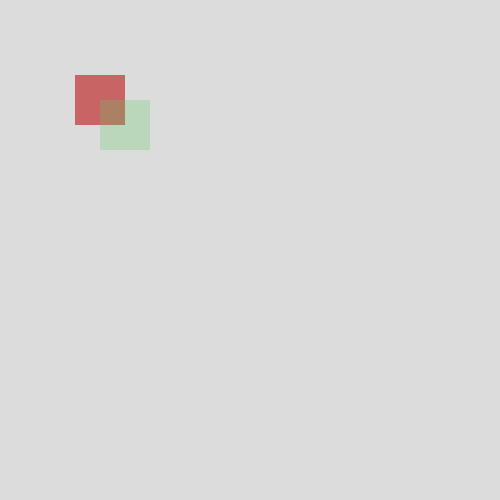
Frame 1 (no input)
Frame 60 (no input): identical to frame 1, image omitted
Frame 120 (the mouse pressed at the canvas centre since frame 60): identical to frame 1, image omitted

The p5.js sketch that drew this single still picture (run headless with seeded random() and noise() and a simulated clock; from frame 60 on, the mouse is pressed at the canvas centre):

// p5.js sketch
// ── sketch.js
function setup() {
  createCanvas(500, 500);
  noStroke();
}

function draw() {
  background(220);

  rectMode(CENTER);
  fill(200, 100, 100, 255);
  rect(100, 100, 50, 50);

  rectMode(CORNER);
  fill(100, 200, 100, 70);
  rect(100, 100, 50, 50);
}
